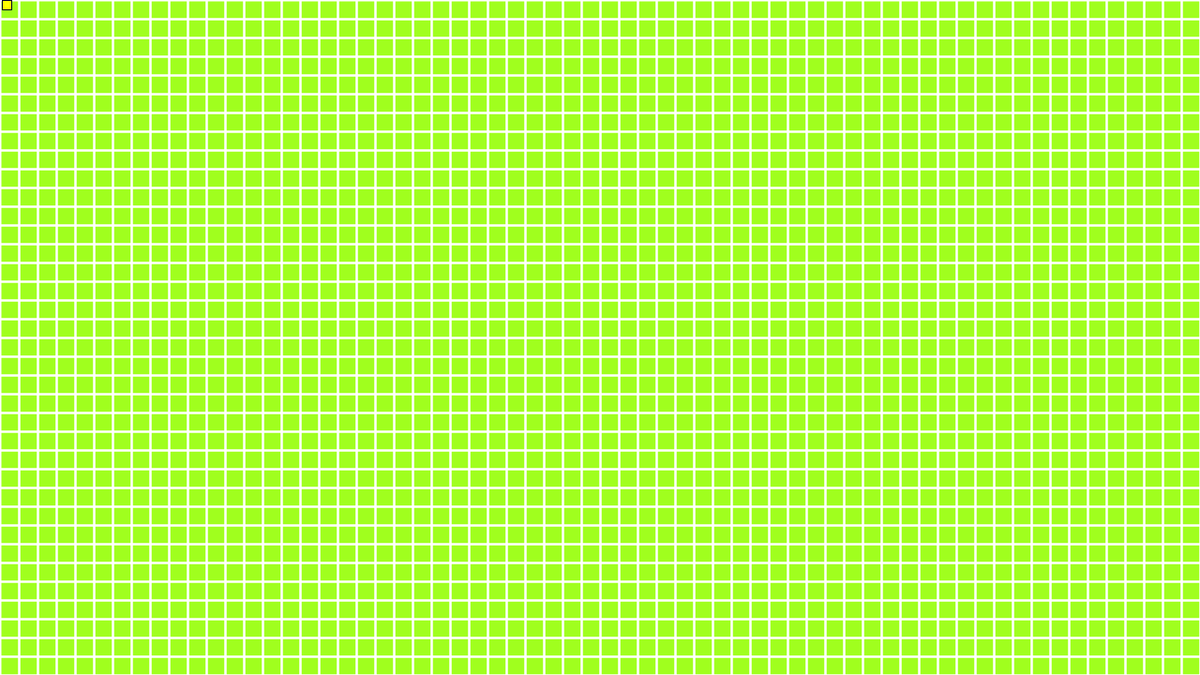
Frame 1 (no input)
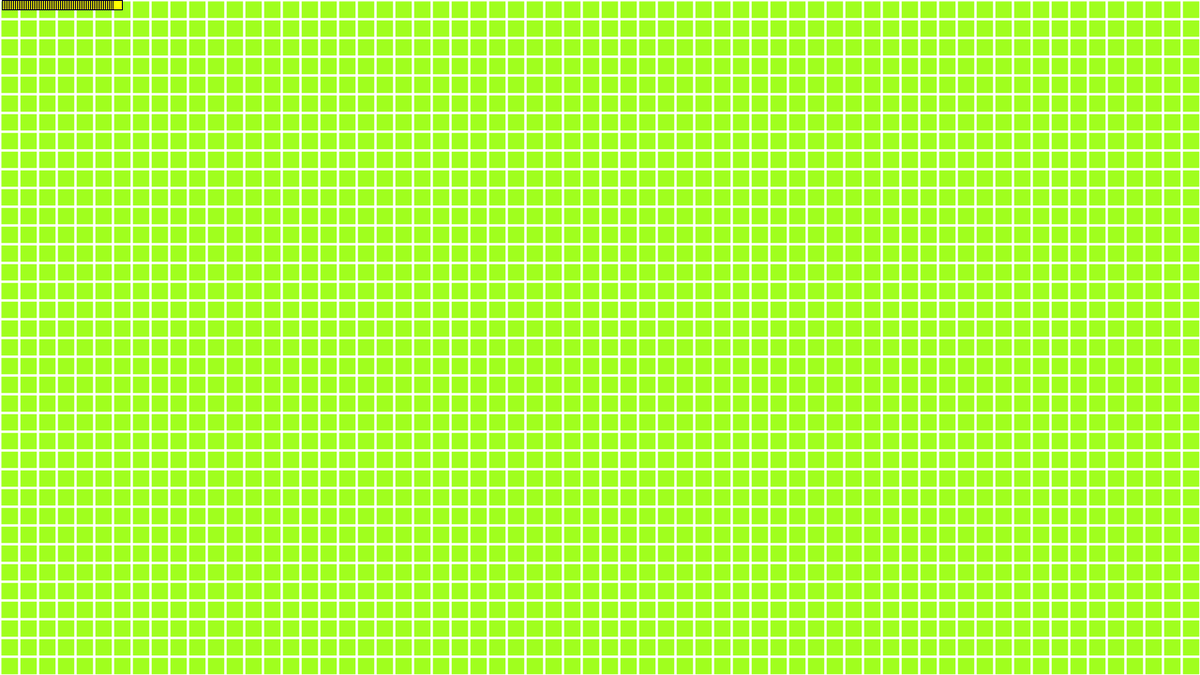
Frame 60 (the mouse pressed at the canvas centre just before this capture)
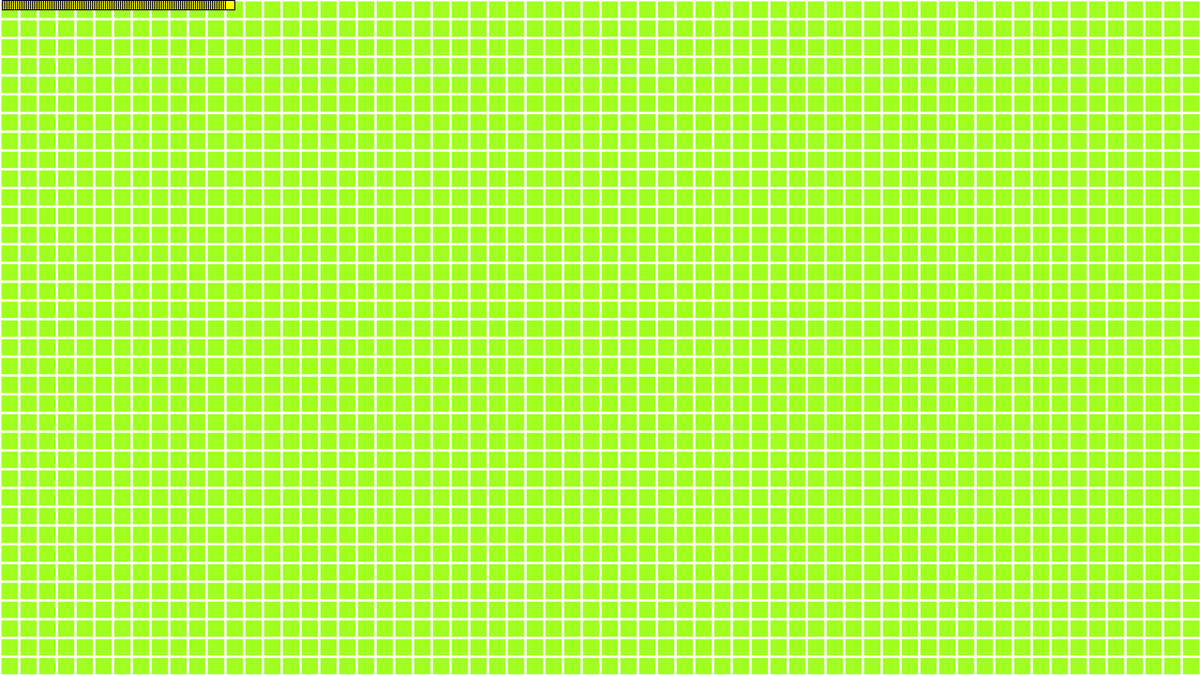
Frame 120 (the mouse held since frame 60 and released just before this capture)

The Processing sketch that drew these frames (run headless with seeded random() and noise(); from frame 60 on, the mouse is pressed at the canvas centre):

// Processing sketch: sketch_250115c
// ── sketch_250115c.pde
int xWaarde = 0;
int yWaarde = 0;

void setup() {
  size(1280, 720);
  background(160, 255, 30);

  
  for (int i = 0; i < 128; i++) {
    for (int j = 0; j < 72; j++) {
      stroke(255);
      strokeWeight(2);
      noFill();
      rect(i * 20, j * 20, 20, 20); 
    }
  }
}

void draw() {
  xWaarde += 2;
  if (xWaarde >= width) { 
    xWaarde = 0;
    yWaarde += 30; 
  }
  if (yWaarde >= height) {
    yWaarde = 0;
  }


  stroke(0, 0, 40); 
  strokeWeight(1);
  fill(255, 255, 0); 
  rect(xWaarde, yWaarde, 10, 10); 
}
